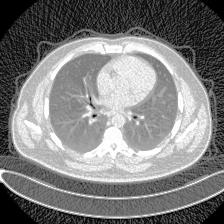
#> input picture Lung/test_split_lung/Benign cases/hist_equalize (76).jpg, 224 x 224 px
$ python -i utils.py   (imports and definitions only)
#> lines starting #> are read from the running program, lines starting #| are printed output that depends on the picture
import numpy as np
import cv2
from PIL import Image

def preprocess_single_image(image_path, target_size=(128, 128), color_mode='grayscale'):
    """
    Verilen tek bir görseli PIL kullanarak modele uygun hale getirir.
    """
#> called with target_size = (128, 128), color_mode = 'grayscale'

    try:
        img = Image.open(image_path)
#> img is the input picture: PIL image 224x224 RGB; min 0, max 255, mean 126.1
    except Exception as e:
        raise FileNotFoundError(f"Görsel açılamadı: {image_path}\nHata: {e}")

    # Renk moduna göre dönüştür
    if color_mode == 'grayscale':
        img = img.convert("L")
#> img: PIL image 224x224 L
    else:
        img = img.convert("RGB")

    # Yeniden boyutlandır
    img = img.resize(target_size)
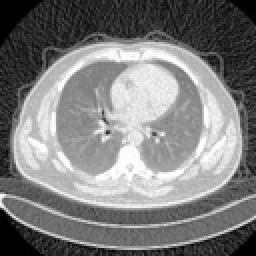
#> img: PIL image 128x128 L (shown 2 times larger); min 0, max 255, mean 126.1

    # NumPy dizisine çevir + normalize
    img_array = np.array(img).astype('float32') / 255.0

    # Kanal boyutu ekle (grayscale: (128,128) → (128,128,1))
    if color_mode == 'grayscale':
        img_array = np.expand_dims(img_array, axis=-1)

    # Batch boyutu ekle
    img_array = np.expand_dims(img_array, axis=0)

    return img_array


def predict_uploaded_image(image_path, model, label_map=None, target_size=(128, 128), color_mode='grayscale'):
    """
    preprocess_single_image() fonksiyonunu kullanarak tahmin yapan sade fonksiyon.

    Args:
        image_path (str): Görselin yolu
        model: Eğitilmiş model
        label_map (dict): Sınıf indexlerini etiket ismine çeviren sözlük
        target_size (tuple): Yeniden boyutlandırma hedefi
        color_mode (str): 'grayscale' veya 'rgb'

    Returns:
        str veya int: Tahmin edilen sınıf etiketi
    """
    # Ön işleme
    processed_image = preprocess_single_image(image_path, target_size=target_size, color_mode=color_mode)

    # Tahmin yap
    prediction = model.predict(processed_image)
    predicted_index = int(np.argmax(prediction))

    # Etiketi döndür
    if label_map:
        return label_map[predicted_index]
    else:
        return predicted_index

>>> result = preprocess_single_image('test_split_lung/Benign cases/hist_equalize (76).jpg')

$ run again, on Lung/test_split_lung/Benign cases/sharpen (37).jpg
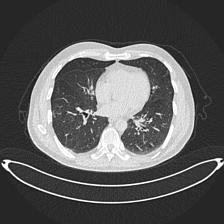
#> input picture Lung/test_split_lung/Benign cases/sharpen (37).jpg, 224 x 224 px
#> in preprocess_single_image, img is the input picture: PIL image 224x224 RGB; min 1, max 255, mean 89.4
#> in preprocess_single_image, `img = img.resize(target_size)`:
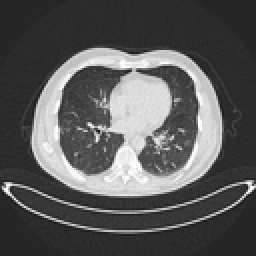
#> img: PIL image 128x128 L (shown 2 times larger); min 24, max 255, mean 89.4

$ run again, on Lung/test_split_lung/Benign cases/vertical_flip (90).jpg
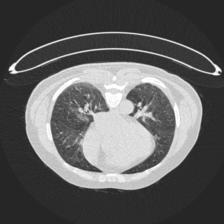
#> input picture Lung/test_split_lung/Benign cases/vertical_flip (90).jpg, 224 x 224 px
#> in preprocess_single_image, img is the input picture: PIL image 224x224 RGB; min 24, max 255, mean 95.6
#> in preprocess_single_image, `img = img.resize(target_size)`:
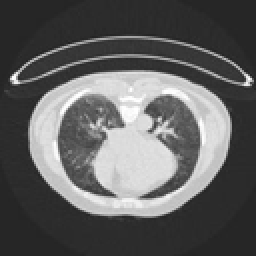
#> img: PIL image 128x128 L (shown 2 times larger); min 32, max 255, mean 95.5
